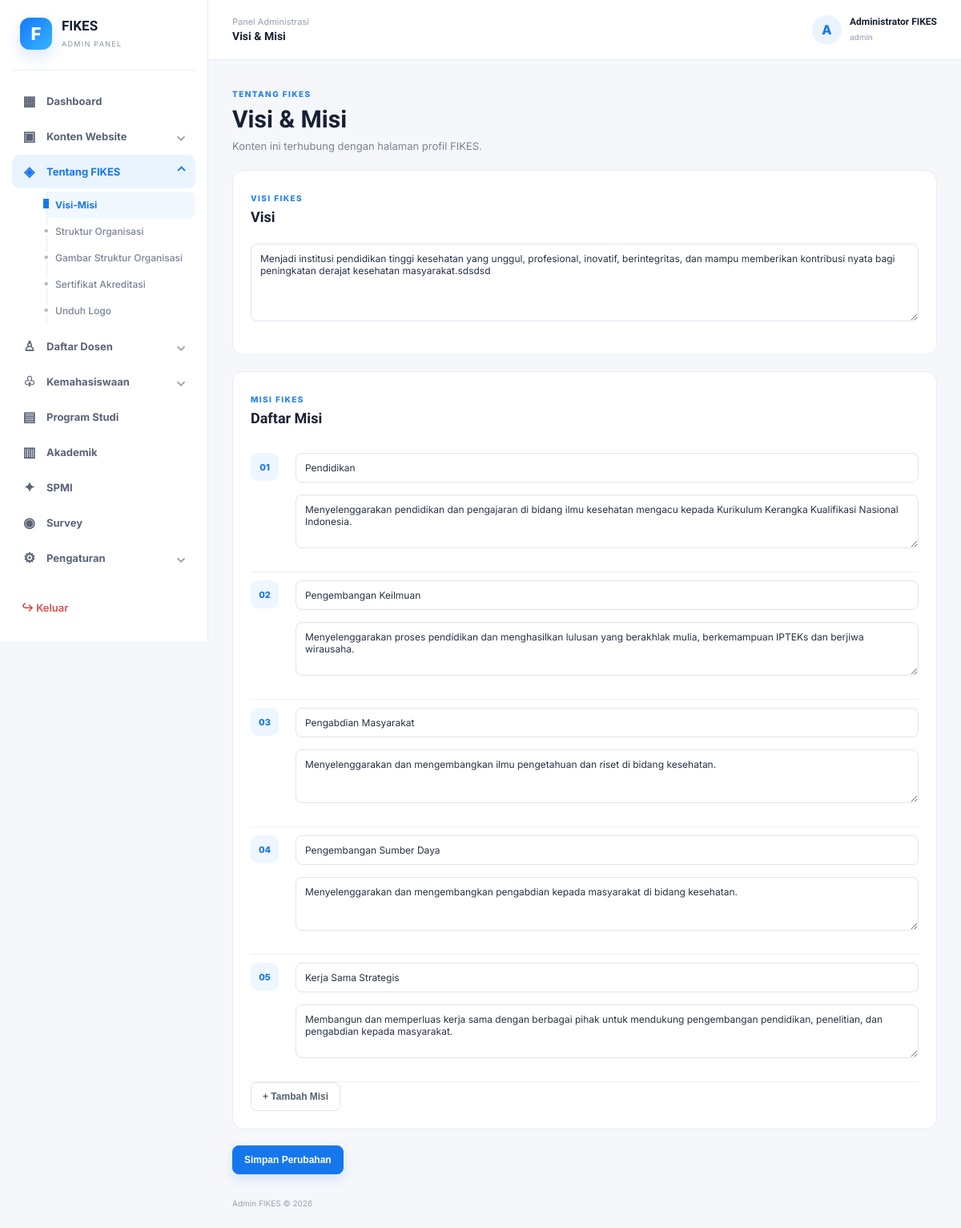
Page /admin/modules/tentang/visi-misi.php (signed in) on the earlier database version.
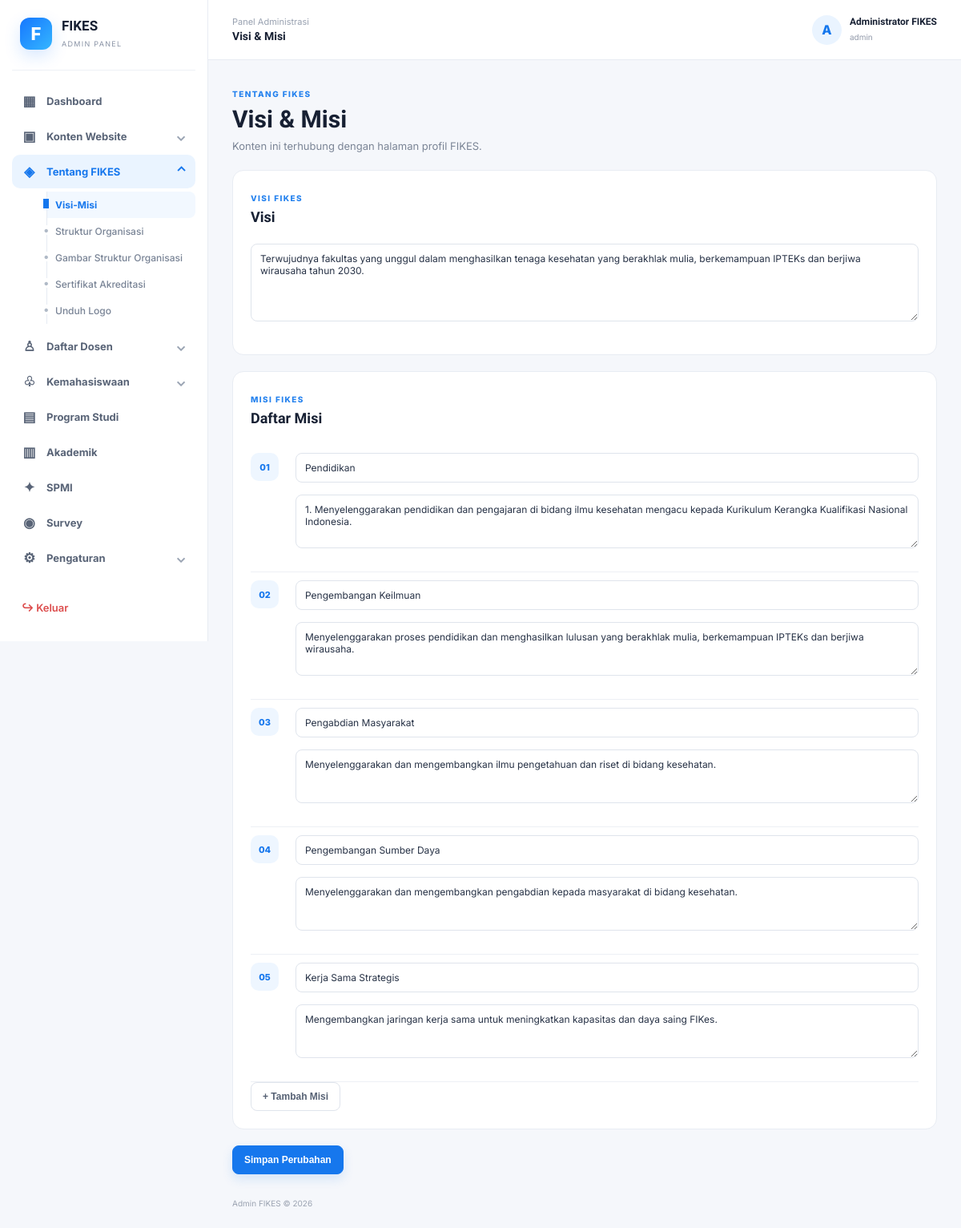
Same page on the later database version.
### tables this page shows
CREATE TABLE `visi_misi` (
  `id` int(10) UNSIGNED NOT NULL,
  `visi` text NOT NULL,
  `created_at` timestamp NOT NULL DEFAULT current_timestamp(),
  `updated_at` timestamp NOT NULL DEFAULT current_timestamp() ON UPDATE current_timestamp()
);

CREATE TABLE `misi` (
  `id` int(10) UNSIGNED NOT NULL,
  `nomor` int(11) NOT NULL,
  `judul` varchar(150) NOT NULL,
  `isi` text NOT NULL,
  `created_at` timestamp NOT NULL DEFAULT current_timestamp()
);

### admin/config/auth.php (called while the page is built, shortened)
<?php
function e($value)
{
  return htmlspecialchars($value ?? '', ENT_QUOTES, 'UTF-8');
}

### admin/modules/tentang/visi-misi.php (the view, shortened to what this page needs)
<?php
require_once __DIR__ . '/../../config/auth.php';
$visi = $pdo->query("SELECT * FROM visi_misi WHERE id=1")->fetch();
$misi = $pdo->query("SELECT * FROM misi ORDER BY nomor")->fetchAll();
require __DIR__ . '/../../includes/header.php'; ?>
<div class="page-head">
  <div><span class="eyebrow">TENTANG FIKES</span>
    <h1>Visi & Misi</h1>
    <p>Konten ini terhubung dengan halaman profil FIKES.</p>
  </div>
</div>
<form method="post">
  <div class="panel">
    <div class="panel-head">
      <div><span class="eyebrow">VISI FIKES</span>
        <h2>Visi</h2>
      </div>
    </div><textarea name="visi" rows="5" required><?= e($visi['visi']) ?></textarea>
  </div>
  <div class="panel">
    <div class="panel-head">
      <div><span class="eyebrow">MISI FIKES</span>
        <h2>Daftar Misi</h2>
      </div>
    </div>
    <div id="misiWrap"><?php foreach ($misi as $i => $m): ?><div class="mission-row">
          <div class="mission-number"><?= sprintf('%02d', $i + 1) ?></div>
          <div><input name="judul[]" value="<?= e($m['judul']) ?>" placeholder="Judul misi"><textarea name="isi[]"
              rows="3" placeholder="Isi misi"><?= e($m['isi']) ?></textarea></div>
        </div><?php endforeach; ?></div>
    <button type="button" class="btn" onclick="addMission()">+ Tambah Misi</button>
  </div><button class="btn primary">Simpan Perubahan</button>
</form>
<?php require __DIR__ . '/../../includes/footer.php'; ?>

Differences in the rows shown:
changed visi_misi: visi "Menjadi institusi pendidikan tinggi kesehatan yang unggul, profesional, inovatif, berintegritas, dan mampu memberikan kontribusi nyata bagi peningkatan derajat kesehatan masyarakat.sdsdsd" → "Terwujudnya fakultas yang unggul dalam menghasilkan tenaga kesehatan yang berakhlak mulia, berkemampuan IPTEKs dan berjiwa wirausaha tahun 2030."
changed misi "Pendidikan": isi "Menyelenggarakan pendidikan dan pengajaran di bidang ilmu kesehatan mengacu kepada Kurikulum Kerangka Kualifikasi Nasional Indonesia." → "1. Menyelenggarakan pendidikan dan pengajaran di bidang ilmu kesehatan mengacu kepada Kurikulum Kerangka Kualifikasi Nasional Indonesia."
changed misi "Kerja Sama Strategis": isi "Membangun dan memperluas kerja sama dengan berbagai pihak untuk mendukung pengembangan pendidikan, penelitian, dan pengabdian kepada masyarakat." → "Mengembangkan jaringan kerja sama untuk meningkatkan kapasitas dan daya saing FIKes."
